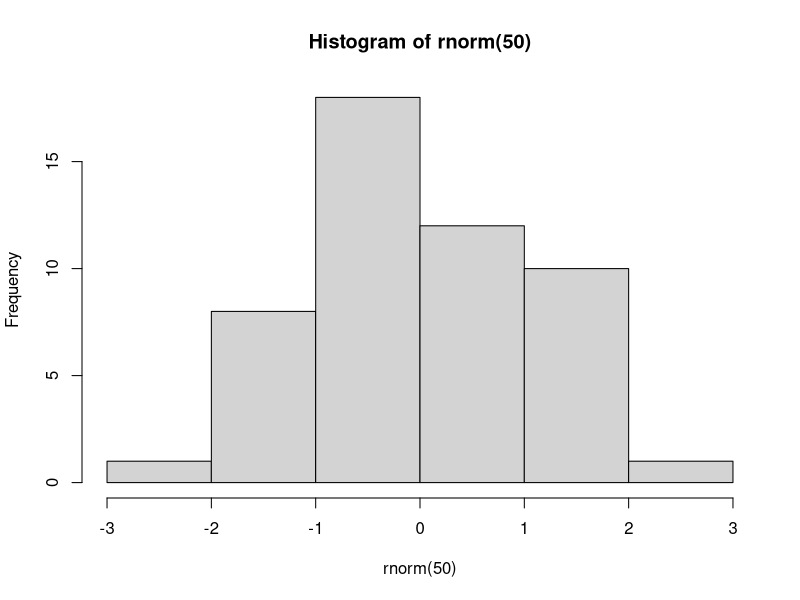
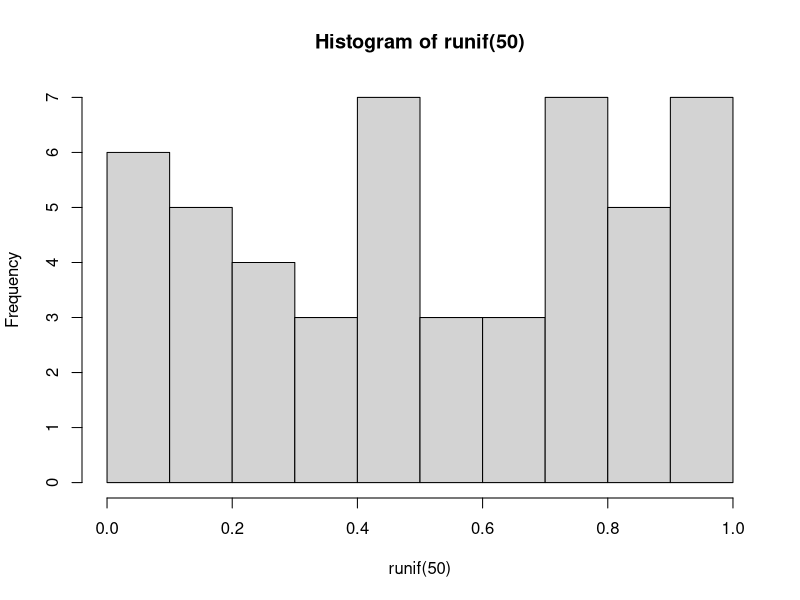

Recreate these plots in R, in order.
# some basics in R - we will work through these together and discuss

###################################################################
# first some basic objects and operations

# assignment
x <- 1

# create a vector
y <- 1:10
class(y)

a <- "hello world"
class(a)

z <- x + y

length(z)

c(z, 1, 2, 3)

seq(1, 100, by = 1)

# getting help on a function:
?rnorm

# drawing from a distribution
rnorm(20)
hist(rnorm(50))
hist(runif(50))

# a data.frame is a table where each column can have a different type
my_data_frame <- data.frame(row = 1:2,
                country = c("AUS", "GBR"),
                population_mill = c(25, 67),
                health_system = c("Medicare", "NHS"),
                southern_hemisphere = c(TRUE, FALSE)
                )

############################################################################
# one of the suites of packages useful for data analysis in R is called the tidyverse
install.packages('tidyverse')
library(tidyverse)

# read in some data (pertussis data from WHO (https://apps.who.int/gho/data/node.main.WHS3_43?lang=en))
pertussis <- read_csv("data/pertussis_formatted.csv")

head(pertussis)
nrow(pertussis)
head(pertussis)
unique(pertussis$Country)

# filter a particular country (or exclude a country)

# filter to a particular year or range of years

# select particular columns

# mutate and summarise
